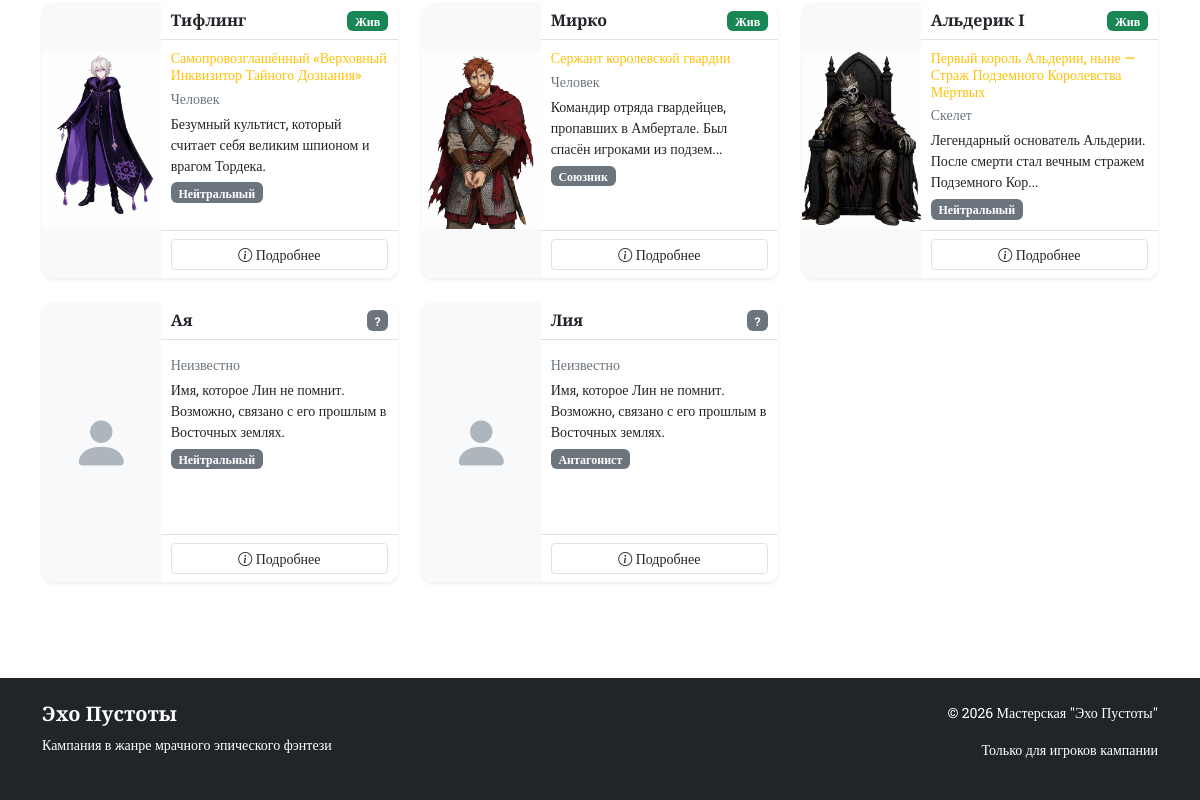
The page /npcs (lower part) on the database as committed earlier.
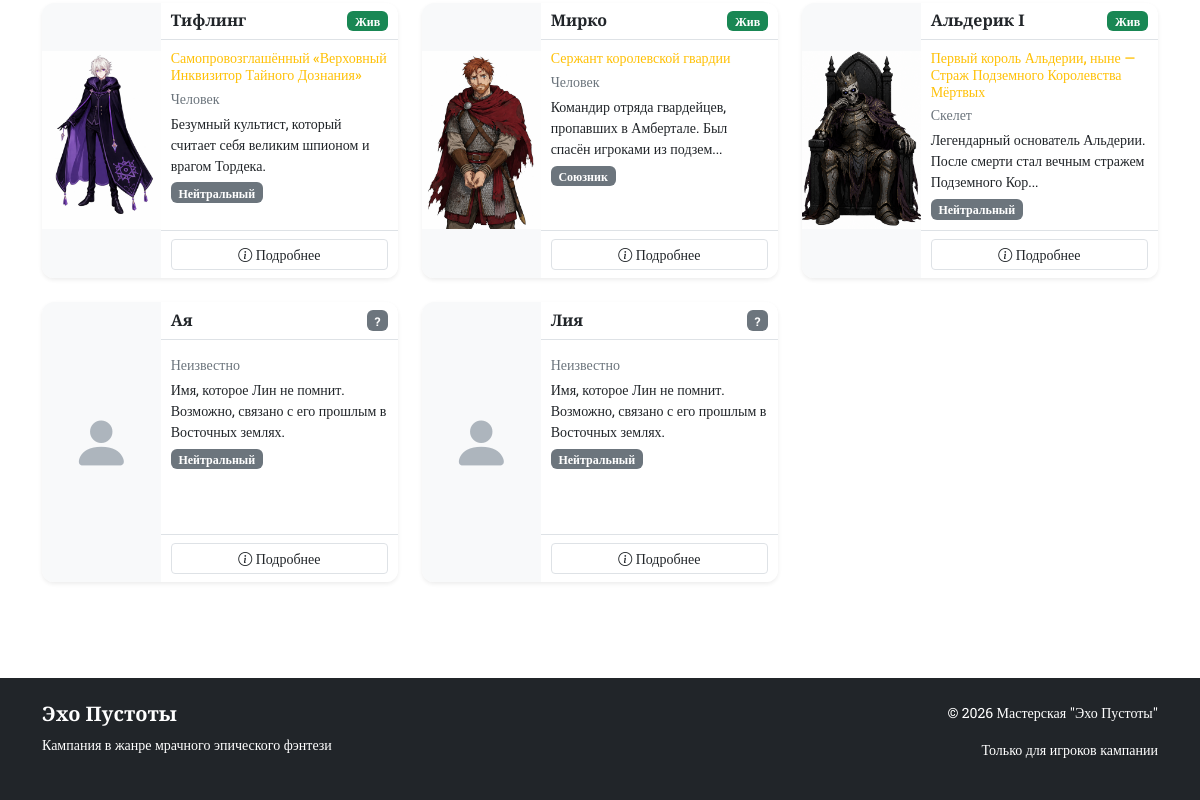
The same page on the database as committed later.
### app.py (models this page shows)
class NPC(db.Model):
    __tablename__ = 'npcs'
    id = db.Column(db.Integer, primary_key=True)
    name = db.Column(db.String(100), nullable=False)
    title = db.Column(db.String(200))
    race = db.Column(db.String(50))
    description = db.Column(db.Text)
    full_info = db.Column(db.Text)
    category = db.Column(db.String(50))
    status = db.Column(db.String(20))
    image_url = db.Column(db.String(300))
    importance = db.Column(db.Integer, default=1)
    portrait_url = db.Column(db.String(300), default='/static/images/placeholders/npc.jpg')

### app.py (the view)
@app.route('/npcs')
def npcs():
    npc_list = NPC.query.order_by(NPC.importance.desc()).all()
    categories = db.session.query(NPC.category).distinct().all()
    races = db.session.query(NPC.race).distinct().all()
    races_list = []
    for npc in npc_list:
        if npc.race and npc.race not in races_list:
            races_list.append(npc.race)
    return render_template('npcs.html',
                        npcs=npc_list,
                        categories=[c[0] for c in categories if c[0]],
                        races_list=races_list)

### templates/npcs.html (shortened to what this page needs)
{% extends "base.html" %}
{% block content %}
                    {% set races = [] %}
<div class="row" id="npcsContainer">
    {% for npc_data in npcs %}
    <div class="col-lg-4 col-md-6 mb-4 npc-card-item"
        data-category="{{ npc_data.category }}"
        data-race="{{ npc_data.race }}"
        data-name="{{ npc_data.name }}"
        data-original-index="{{ loop.index0 }}">
        <div class="card h-100 shadow-sm border-0 npc-card-container">
            <div class="row g-0 h-100">
                <div class="col-4 npc-image-col">
                    {% if npc_data.portrait_url and npc_data.portrait_url != '/static/images/placeholders/npc.jpg' %}
                        <img src="{{ npc_data.portrait_url }}" alt="{{ npc_data.name }}"
                            class="npc-full-height-img">
                    {% else %}
                        <div class="npc-full-height-placeholder">
                            <i class="bi bi-person-fill"></i>
                        </div>
                    {% endif %}
                </div>
                <div class="col-8">
                    <div class="card-header bg-white border-bottom">
                        <div class="d-flex justify-content-between align-items-center">
                            <h6 class="mb-0 cinzel text-dark">{{ npc_data.name }}</h6>
                            <span class="badge
                                {% if npc_data.status == 'alive' %}bg-success
                                {% elif npc_data.status == 'dead' %}bg-danger
                                {% else %}bg-secondary{% endif %} small">
                                {% if npc_data.status == 'alive' %}Жив
                                {% elif npc_data.status == 'dead' %}Мёртв
                                {% else %}?{% endif %}
                            </span>
                        </div>
                    </div>
                    <div class="card-body">
                        <h6 class="text-warning mb-1 small">{{ npc_data.title }}</h6>
                        <p class="text-secondary small mb-1">{{ npc_data.race }}</p>
                        <p class="text-dark small mb-1">
                            {% if npc_data.description %}
                                {{ npc_data.description[:80] }}{% if npc_data.description|length > 80 %}...{% endif %}
                            {% else %}
                                Описание не добавлено
                            {% endif %}
                        </p>
                        <div class="mt-1">
                            <span class="badge bg-secondary small">
                                {% if npc_data.category == 'ally' %}Союзник
                                {% elif npc_data.category == 'antagonist' %}Антагонист
                                {% else %}Нейтральный{% endif %}
                            </span>
                        </div>
                    </div>
                    <div class="card-footer bg-white border-top">
                        <button class="btn btn-outline-dark btn-sm w-100 view-npc-btn" data-npc-id="{{ npc_data.id }}">
                            <i class="bi bi-info-circle"></i> Подробнее
                        </button>
                    </div>
                </div>
            </div>
        </div>
    </div>
    {% endfor %}
</div>
{% endblock %}

Rows that differ between the two databases and show on the page:
changed NPC "Лия": category "Антагонист" → "Нейтральный"
